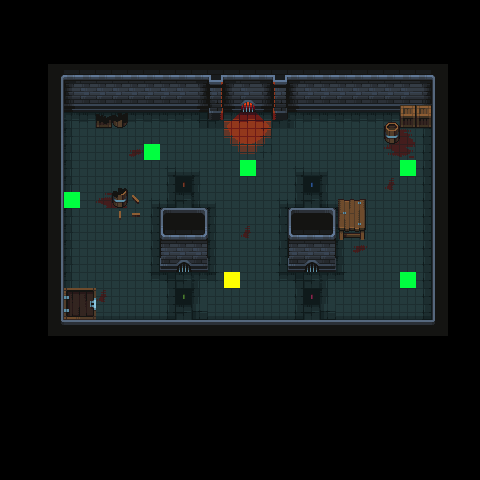

Tiled map render using the project's own tile images. Description and the map definition, with tile-layer contents summarised, below:
An orthogonal 30x30 tile map with 16x16 px tiles, 14 tile layers (floor, floor_props, invis_walls, pillars, ...), 3 tilesets.

<map version="1.10" tiledversion="1.11.0" orientation="orthogonal" renderorder="right-down" width="30" height="30" tilewidth="16" tileheight="16" infinite="0" nextlayerid="18" nextobjectid="1">
 <editorsettings>
  <export target="room_0/dung_room_0.csv" format="csv" />
 </editorsettings>
 <tileset firstgid="1" source="../../graphics/underworld/Environment/Dungeon Prison/Tiled/dungeontiles.tsx" />
 <tileset firstgid="626" source="../../graphics/underworld/Environment/Dungeon Prison/Tiled/dungeonprops.tsx" />
 <tileset firstgid="1251" source="../universal/spawns.tsx" />
 <layer id="1" name="floor" width="30" height="30">
  <data>[900 cells, 275 non-empty, 24 distinct tile ids]</data>
 </layer>
 <layer id="14" name="floor_props" width="30" height="30">
  <data>[900 cells, 12 non-empty, 8 distinct tile ids]</data>
 </layer>
 <layer id="16" name="invis_walls" width="30" height="30">
  <data>[900 cells, 9 non-empty, 5 distinct tile ids]</data>
 </layer>
 <layer id="3" name="pillars" width="30" height="30">
  <data>[900 cells, 143 non-empty, 27 distinct tile ids]</data>
 </layer>
 <layer id="2" name="lights" width="30" height="30">
  <data>[900 cells, 20 non-empty, 20 distinct tile ids]</data>
 </layer>
 <layer id="15" name="back_props_des" width="30" height="30">
  <data>[900 cells, 3 non-empty, 3 distinct tile ids]</data>
 </layer>
 <layer id="6" name="back_props_1" width="30" height="30">
  <data>[900 cells, 12 non-empty, 10 distinct tile ids]</data>
 </layer>
 <layer id="8" name="back_props_2" width="30" height="30">
  <data>[900 cells, 4 non-empty, 4 distinct tile ids]</data>
 </layer>
 <layer id="7" name="interact" width="30" height="30">
  <data>[900 cells, 4 non-empty, 4 distinct tile ids]</data>
 </layer>
 <layer id="9" name="player" width="30" height="30">
  <data>[900 cells, 1 non-empty, 1 distinct tile ids]</data>
 </layer>
 <layer id="10" name="mob" width="30" height="30">
  <data>[900 cells, 5 non-empty, 1 distinct tile ids]</data>
 </layer>
 <layer id="11" name="constraints" width="30" height="30">
  <data>[900 cells, 0 non-empty, 0 distinct tile ids]</data>
 </layer>
 <layer id="12" name="exit_1" width="30" height="30">
  <properties>
   <property name="target" value="dung_room_1" />
  </properties>
  <data>[900 cells, 4 non-empty, 4 distinct tile ids]</data>
 </layer>
 <layer id="13" name="exit_2" width="30" height="30">
  <data>[900 cells, 4 non-empty, 4 distinct tile ids]</data>
 </layer>
</map>
